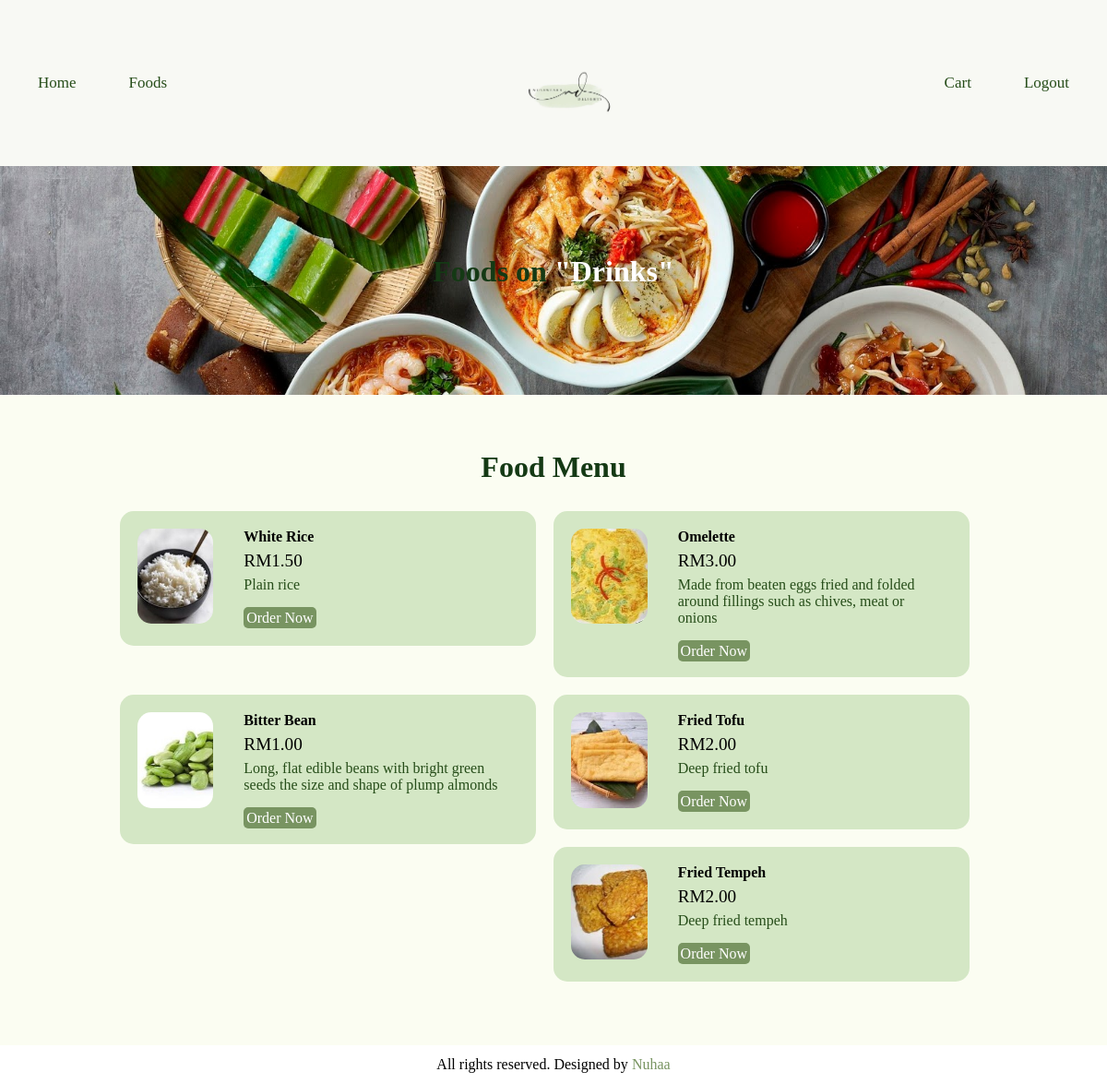
Screenshot of /category-foods.php?category_id=12 with the database file from the repository.
### tables this page shows
CREATE TABLE `tbl_category` (
  `id` int(10) UNSIGNED NOT NULL,
  `title` varchar(100) NOT NULL,
  `image_name` varchar(255) NOT NULL,
  `featured` varchar(10) NOT NULL,
  `active` varchar(10) NOT NULL
);

CREATE TABLE `tbl_food` (
  `id` int(10) UNSIGNED NOT NULL,
  `title` varchar(100) NOT NULL,
  `description` text NOT NULL,
  `price` decimal(10,2) NOT NULL,
  `image_name` varchar(255) NOT NULL,
  `category_id` int(10) UNSIGNED NOT NULL,
  `featured` varchar(10) NOT NULL,
  `active` varchar(10) NOT NULL
);

### category-foods.php (the view, shortened to what this page needs)
<?php include('partials-front/menu.php'); ?>
<?php
    if(isset($_GET['category_id']))
    {
        $category_id = $_GET['category_id'];
        $sql = "SELECT title FROM tbl_category WHERE id=$category_id";
        $res = mysqli_query($conn, $sql);
        $row = mysqli_fetch_assoc($res);
        $category_title = $row['title'];
    }
    else
    {
        header('location:'.SITEURL);
    }
?>
<section class="food-search text-center">
    <div class="container">
        <h2>Foods on <a href="#" class="text-white">"<?php echo $category_title; ?>"</a></h2>
    </div>
</section>
<section class="food-menu">
    <div class="container">
        <h2 class="text-center">Food Menu</h2>
        <?php
            $sql2 = "SELECT * FROM tbl_food WHERE category_id=$category_id";
            $res2 = mysqli_query($conn, $sql2);
            $count2 = mysqli_num_rows($res2);
            if($count2>0)
            {
                while($row2=mysqli_fetch_assoc($res2))
                {
                    $id = $row2['id'];
                    $title = $row2['title'];
                    $price = $row2['price'];
                    $description = $row2['description'];
                    $image_name = $row2['image_name'];
                    ?>
                    <div class="food-menu-box">
                        <div class="food-menu-img">
                            <?php
                                if($image_name=="")
                                {
                                    echo "<div class='error'>Image not Available.</div>";
                                }
                                else
                                {
                                    ?>
                                    <img src="<?php echo SITEURL; ?>images/food/<?php echo $image_name; ?>" alt="Chicke Hawain Pizza" class="img-responsive img-curve">
                                    <?php
                                }
                            ?>
                        </div>
                        <div class="food-menu-desc">
                            <h4><?php echo $title; ?></h4>
                            <p class="food-price">RM<?php echo $price; ?></p>
                            <p class="food-detail">
                                <?php echo $description; ?>
                            </p>
                            <br>
                            <a href="<?php echo SITEURL; ?>order.php?food_id=<?php echo $id; ?>" class="btn btn-primary">Order Now</a>
                        </div>
                    </div>
                    <?php
                }
            }
            else
            {
                echo "<div class='error'>Food not Available.</div>";
            }
        ?>
    </div>
</section>
<?php include('partials-front/footer.php'); ?>

### css/style.css (style rules this page uses)
* { margin: 0 0; padding: 0 0; font-family: "Times New Roman", Times, serif; }
.container { width: 80%; margin: 0 auto; padding: 1%; }
.img-responsive { width: 100%; }
.img-curve { border-radius: 15px; }
.text-center { text-align: center; }
.text-white { color: white; }
a { color: #789461; text-decoration: none; }
.btn { padding: 1%; border: none; font-size: 1rem; border-radius: 5px; }
.btn-primary { background-color: #789461; color: white; cursor: pointer; }
h2 { color: #143914; font-size: 2rem; margin-bottom: 2%; }
.food-search { background-image: url(../images/bg.jpg); background-size: cover; background-repeat: no-repeat; background-position: center; padding: 7% 0; }
.food-menu { background-color: #FBFDF2; padding: 4% 0; }
.food-menu-box { width: 43%; margin: 1%; padding: 2%; float: left; background-color: #D4E7C5; border-radius: 15px; }
.food-menu-img { width: 20%; float: left; }
.food-menu-desc { width: 70%; float: left; margin-left: 8%; }
.food-price { font-size: 1.2rem; margin: 2% 0; }
.food-detail { font-size: 1rem; color: #264d19; }

### rows the page displays
tbl_category: title "Drinks"
tbl_food: image_name (picture), title "White Rice", price "1.50", description "Plain rice"
tbl_food: image_name (picture), title "Omelette", price "3.00", description "Made from beaten eggs fried and folded around fillings such as chives, meat or onions"
tbl_food: image_name (picture), title "Bitter Bean", price "1.00", description "Long, flat edible beans with bright green seeds the size and shape of plump almonds"
tbl_food: image_name (picture), title "Fried Tofu", price "2.00", description "Deep fried tofu"
tbl_food: image_name (picture), title "Fried Tempeh", price "2.00", description "Deep fried tempeh"
